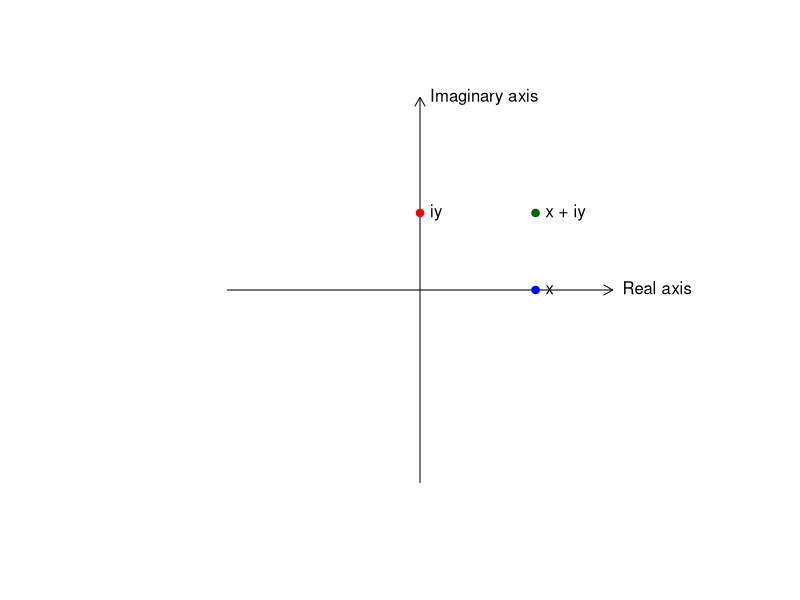
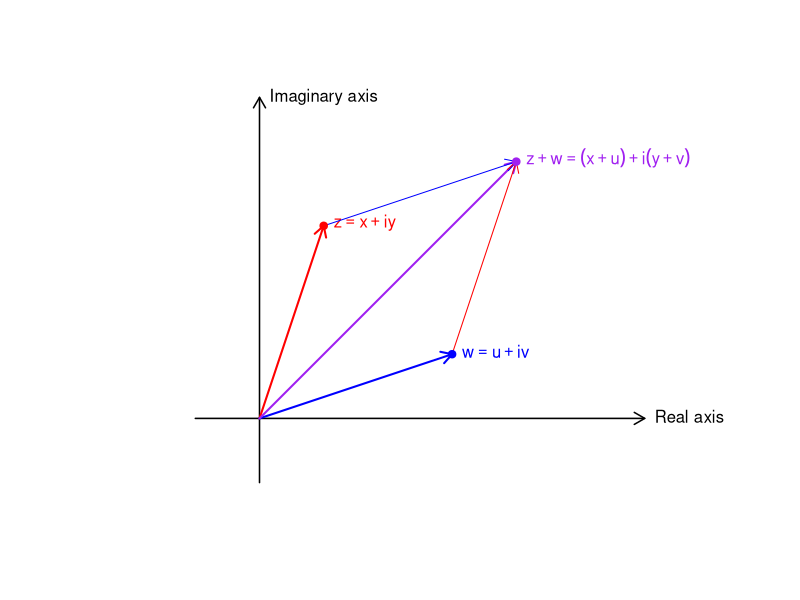
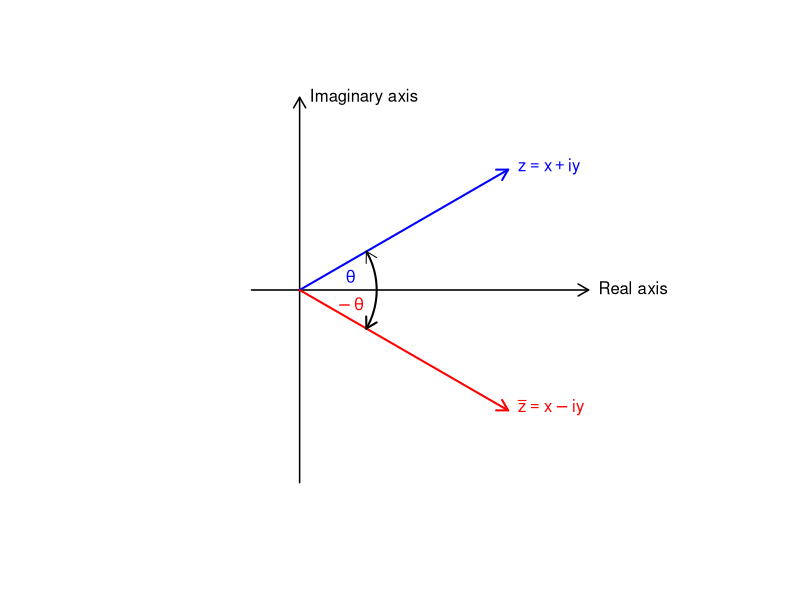
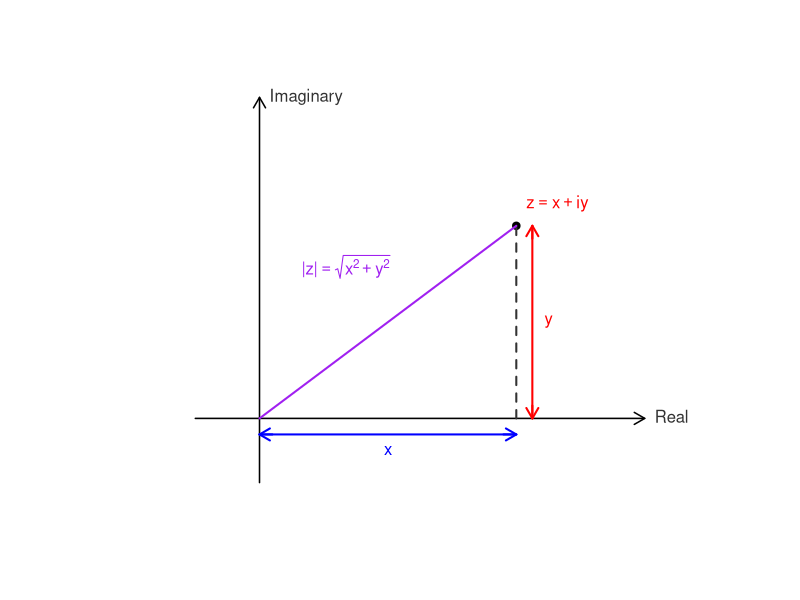

The R script that drew these images, in order:
## ---- chunk 1
# Values for symbolic placement
x <- 3
y <- 2

# Create empty plot with no axes or box
plot(0, 0, type = "n",
     xlim = c(-5, 5), ylim = c(-5, 5),
     xlab = "", ylab = "",
     axes = FALSE, asp = 1)

# Draw arrowed axes
arrows(-5, 0, 5, 0, length = 0.1)   # Real axis
arrows(0, -5, 0, 5, length = 0.1)   # Imaginary axis

# Axis labels
text(5, 0, "Real axis", pos = 4)
text(0, 5, "Imaginary axis", pos = 4)

# Points
points(x, 0, pch = 19, col = "blue")        # x
points(0, y, pch = 19, col = "red")         # iy
points(x, y, pch = 19, col = "darkgreen")   # x + iy

# Labels
text(x, 0, "x", pos = 4)
text(0, y, "iy", pos = 4)
text(x, y, "x + iy", pos = 4)

## ---- chunk 2
# Keep variables symbolic
x <- 1; y <- 3
u <- 3; v <- 1

# Empty plot (no box, no ticks)
plot(0, 0, type = "n",
     xlim = c(-1, 6), ylim = c(-1, 5),
     xlab = "", ylab = "", axes = FALSE, asp = 1)

# Arrowed axes
arrows(-1, 0, 6, 0, length = 0.12, lwd = 1.5, col = "black")
arrows(0, -1, 0, 5, length = 0.12, lwd = 1.5, col = "black")

# Axis labels
text(6, 0, "Real axis", pos = 4)
text(0, 5, "Imaginary axis", pos = 4)

# Colors for vectors
col_z1 <- "red"
col_z2 <- "blue"
col_sum <- "purple"

# Draw main vectors
arrows(0, 0, x, y, length = 0.12, lwd = 2, col = col_z1)   # z1
arrows(0, 0, u, v, length = 0.12, lwd = 2, col = col_z2)   # z2
arrows(0, 0, x + u, y + v, length = 0.12, lwd = 2, col = col_sum)  # z1 + z2

# Labels
text(x, y, expression(z == x + i*y), pos = 4, col = col_z1)
text(u, v, expression(w == u + i*v), pos = 4, col = col_z2)
text(x + u, y + v, expression(z + w == (x + u) + i*(y + v)), pos = 4, col = col_sum)

# Parallelogram dotted lines
arrows(x, y, x + u, y + v,length = 0.12, lwd = 1, col = "blue")
arrows(u, v, x + u, y + v, length = 0.12,lwd = 1, col = "red")

# Points
points(x, y, pch = 19, col = col_z1)
points(u, v, pch = 19, col = col_z2)
points(x + u, y + v, pch = 19, col = col_sum)
## ---- chunk 3
# Empty plot (no box, no ticks)
plot(0, 0, type = "n",
     xlim = c(-1, 6), ylim = c(-4, 4),
     xlab = "", ylab = "", axes = FALSE, asp = 1)

# Arrowed axes
arrows(-1, 0, 6, 0, length = 0.12, lwd = 1.5)
arrows(0, -4, 0, 4, length = 0.12, lwd = 1.5)

# Axis labels
text(6, 0, "Real axis", pos = 4)
text(0, 4, "Imaginary axis", pos = 4)

# Ray length
L <- 5

# Angles (symbolic)
theta <- pi/6   # 30 degrees for drawing

# Upper ray (+θ)
arrows(0, 0, L*cos(theta), L*sin(theta), length = 0.12, lwd = 2, col = "blue")

# Lower ray (-θ)
arrows(0, 0, L*cos(-theta), L*sin(-theta), length = 0.12, lwd = 2, col = "red")

# ---- Curved angle arcs ----

# Arc for +θ
t <- seq(0, theta, length.out = 100)
#lines(0.8*cos(t), 0.8*sin(t), lwd = 2)
text(1.1*cos(theta/2), 1.1*sin(theta/2), expression(theta),col="blue")

# Arc for -θ
t2 <- seq(0, -theta, length.out = 100)
#lines(0.8*cos(t2), 0.8*sin(t2), lwd = 2)
text(1.1*cos(-theta/2), 1.1*sin(-theta/2), expression(-theta),col="red")

# Arc for total angle 2θ
t3 <- seq(-theta, theta, length.out = 200)
# Arc for total angle 2θ
t3 <- seq(-theta, theta, length.out = 200)
x_arc <- 1.6*cos(t3)
y_arc <- 1.6*sin(t3)

# Draw the arc
lines(x_arc, y_arc, lwd = 2)

# ---- Double arrowheads (pointing inward) ----

# Left arrowhead (points toward the arc)
arrows(x_arc[5], y_arc[5], x_arc[1], y_arc[1],
       length = 0.12, lwd = 2)

# Right arrowhead (points toward the arc)
arrows(x_arc[length(x_arc)-5], y_arc[length(y_arc)-5],
       x_arc[length(x_arc)], y_arc[length(y_arc)],
       length = 0.12, lwd = 1)



text(L*cos(-theta), L*sin(-theta),
     expression(bar(z) == x - i*y),
     pos = 4, col = "red")
text(L*cos(theta), L*sin(theta),
     expression(z == x + i*y),
     pos = 4, col = "blue")
## ---- chunk 4
# Coordinates for the complex number
x <- 4
y <- 3

# Empty plot (no box, no ticks)
plot(0, 0, type = "n",
     xlim = c(-1, x + 2), ylim = c(-1, y + 2),
     xlab = "", ylab = "", axes = FALSE, asp = 1)

# Arrowed axes
arrows(-1, 0, x + 2, 0, length = 0.12, lwd = 1.5, col = "gray0")
arrows(0, -1, 0, y + 2, length = 0.12, lwd = 1.5, col = "gray0")

# Axis labels
text(x + 2, 0, "Real", pos = 4, col = "gray20")
text(0, y + 2, "Imaginary", pos = 4, col = "gray20")

points(x, y, pch = 19, col = "gray0")

# Labels for points

text(x, y+0.3, expression(z == x + i*y), pos = 4, col = "red")

# Triangle sides
segments(0, -0.25, x, -0.25, lwd = 2, col = "blue") 
arrows(0.2, -0.25, 0, -0.25, length = 0.12, col = "blue", lwd = 2)
arrows(x - 0.2, -0.25, x, -0.25, length = 0.12, col = "blue", lwd = 2)
segments(x + 0.25, 0, x + 0.25, y, lwd = 2, col = "red")
arrows(x + 0.25, 0.2, x + 0.25, 0, length = 0.12, col = "red", lwd = 2)
arrows(x + 0.25, y - 0.2, x + 0.25, y, length = 0.12, col = "red", lwd = 2)

lines(c(x, x), c(0, y), lwd = 2, col = "gray20", lty = 2)
segments(0, 0, x, y, lwd = 2, col = "purple")    # hypotenuse

# Side labels
text(x/2, -0.5, "x", col = "blue")               # horizontal
text(x + 0.5, y/2, "y", col = "red")             # vertical

# Hypotenuse label (correct sqrt rendering)
text(x/2-1.5, y/2+0.8,
     expression("|" * z * "|" == sqrt(x^2 + y^2)),
     pos = 4, col = "purple")
